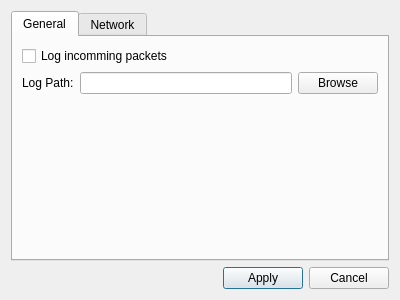
<?xml version="1.0" encoding="UTF-8"?>
<ui version="4.0">
 <class>Settings</class>
 <widget class="QDialog" name="Settings">
  <property name="geometry">
   <rect>
    <x>0</x>
    <y>0</y>
    <width>400</width>
    <height>300</height>
   </rect>
  </property>
  <property name="windowTitle">
   <string>Settings</string>
  </property>
  <layout class="QGridLayout" name="gridLayout">
   <item row="1" column="1">
    <widget class="QPushButton" name="applyBtn">
     <property name="text">
      <string>Apply</string>
     </property>
    </widget>
   </item>
   <item row="1" column="2">
    <widget class="QPushButton" name="cancelBtn">
     <property name="text">
      <string>Cancel</string>
     </property>
    </widget>
   </item>
   <item row="1" column="0">
    <spacer name="horizontalSpacer">
     <property name="orientation">
      <enum>Qt::Horizontal</enum>
     </property>
     <property name="sizeHint" stdset="0">
      <size>
       <width>40</width>
       <height>20</height>
      </size>
     </property>
    </spacer>
   </item>
   <item row="0" column="0" colspan="3">
    <widget class="QTabWidget" name="tabWidget">
     <property name="currentIndex">
      <number>0</number>
     </property>
     <widget class="QWidget" name="tab">
      <attribute name="title">
       <string>General</string>
      </attribute>
      <layout class="QGridLayout" name="gridLayout_2">
       <item row="0" column="0" colspan="2">
        <widget class="QCheckBox" name="logEnabled">
         <property name="text">
          <string>Log incomming packets</string>
         </property>
        </widget>
       </item>
       <item row="1" column="0">
        <widget class="QLabel" name="label">
         <property name="text">
          <string>Log Path:</string>
         </property>
        </widget>
       </item>
       <item row="1" column="1">
        <widget class="QLineEdit" name="logPath"/>
       </item>
       <item row="1" column="2">
        <widget class="QPushButton" name="browseBtn">
         <property name="text">
          <string>Browse</string>
         </property>
        </widget>
       </item>
       <item row="2" column="0" colspan="3">
        <spacer name="verticalSpacer">
         <property name="orientation">
          <enum>Qt::Vertical</enum>
         </property>
         <property name="sizeHint" stdset="0">
          <size>
           <width>20</width>
           <height>40</height>
          </size>
         </property>
        </spacer>
       </item>
      </layout>
     </widget>
     <widget class="QWidget" name="tab_2">
      <attribute name="title">
       <string>Network</string>
      </attribute>
      <layout class="QGridLayout" name="gridLayout_3">
       <item row="0" column="0">
        <widget class="QLabel" name="label_2">
         <property name="text">
          <string>Broadcasting address:</string>
         </property>
        </widget>
       </item>
       <item row="0" column="1">
        <widget class="QLineEdit" name="bcastAddr"/>
       </item>
       <item row="1" column="0" colspan="2">
        <spacer name="verticalSpacer_2">
         <property name="orientation">
          <enum>Qt::Vertical</enum>
         </property>
         <property name="sizeHint" stdset="0">
          <size>
           <width>20</width>
           <height>40</height>
          </size>
         </property>
        </spacer>
       </item>
      </layout>
     </widget>
    </widget>
   </item>
  </layout>
 </widget>
 <resources/>
 <connections/>
</ui>
